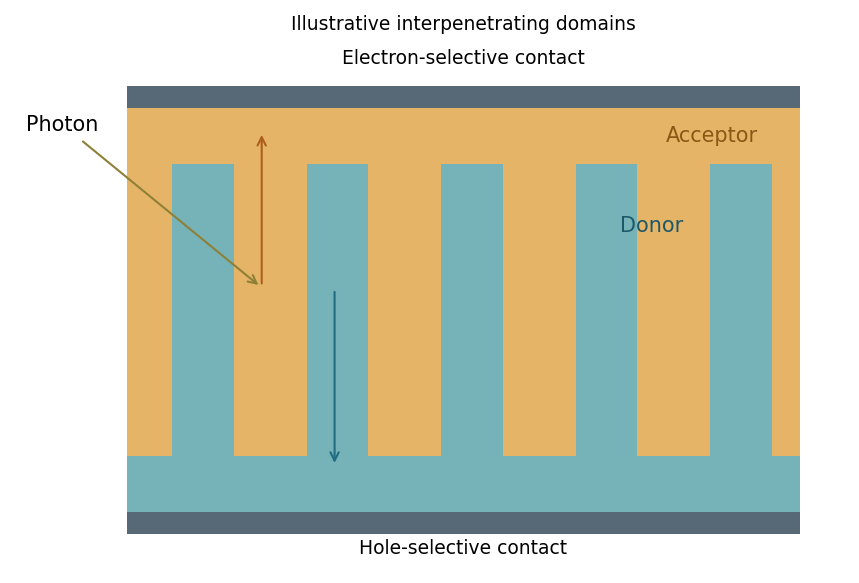

Recreate this plot in Python.
"""Original explanatory figure; Python 3.14, matplotlib 3.10, numpy 2.3. Writes a basename PNG to cwd, normally mirrored _media."""
from pathlib import Path
import numpy as np
import matplotlib
matplotlib.use('Agg')
import matplotlib.pyplot as plt
from matplotlib.patches import Circle,Rectangle,Polygon,Arc
plt.rcParams.update({'font.size':10,'figure.facecolor':'white','axes.facecolor':'white'})

fig,ax=plt.subplots(figsize=(6.5,4));ax.set(xlim=(-1,6.4),ylim=(-.3,4.6),aspect='equal');ax.axis('off');ax.add_patch(Rectangle((0,.2),6,3.6,facecolor='#e6b466'));ax.add_patch(Rectangle((0,.2),6,.5,facecolor='#75b3b8'))
for x in [.4,1.6,2.8,4,5.2]:ax.add_patch(Rectangle((x,.7),.55,2.6,facecolor='#75b3b8'))
ax.add_patch(Rectangle((0,0),6,.2,facecolor='#576877'));ax.add_patch(Rectangle((0,3.8),6,.2,facecolor='#576877'));ax.text(3,-.17,'Hole-selective contact',ha='center',fontsize=9);ax.text(3,4.2,'Electron-selective contact',ha='center',fontsize=9)
ax.annotate('Photon',xy=(1.2,2.2),xytext=(-.9,3.6),arrowprops={'arrowstyle':'->','color':'#8e8037'});ax.annotate('',xy=(1.2,3.6),xytext=(1.2,2.2),arrowprops={'arrowstyle':'->','color':'#ad5e1e'});ax.annotate('',xy=(1.85,.6),xytext=(1.85,2.2),arrowprops={'arrowstyle':'->','color':'#216c81'});ax.text(4.4,2.7,'Donor',color='#1d5868');ax.text(4.8,3.5,'Acceptor',color='#8c5615');ax.text(3,4.5,'Illustrative interpenetrating domains',ha='center',fontsize=9);fig.tight_layout()

fig.savefig(Path(__file__).with_suffix('.png').name,dpi=150,facecolor='white',bbox_inches='tight');plt.close(fig)
